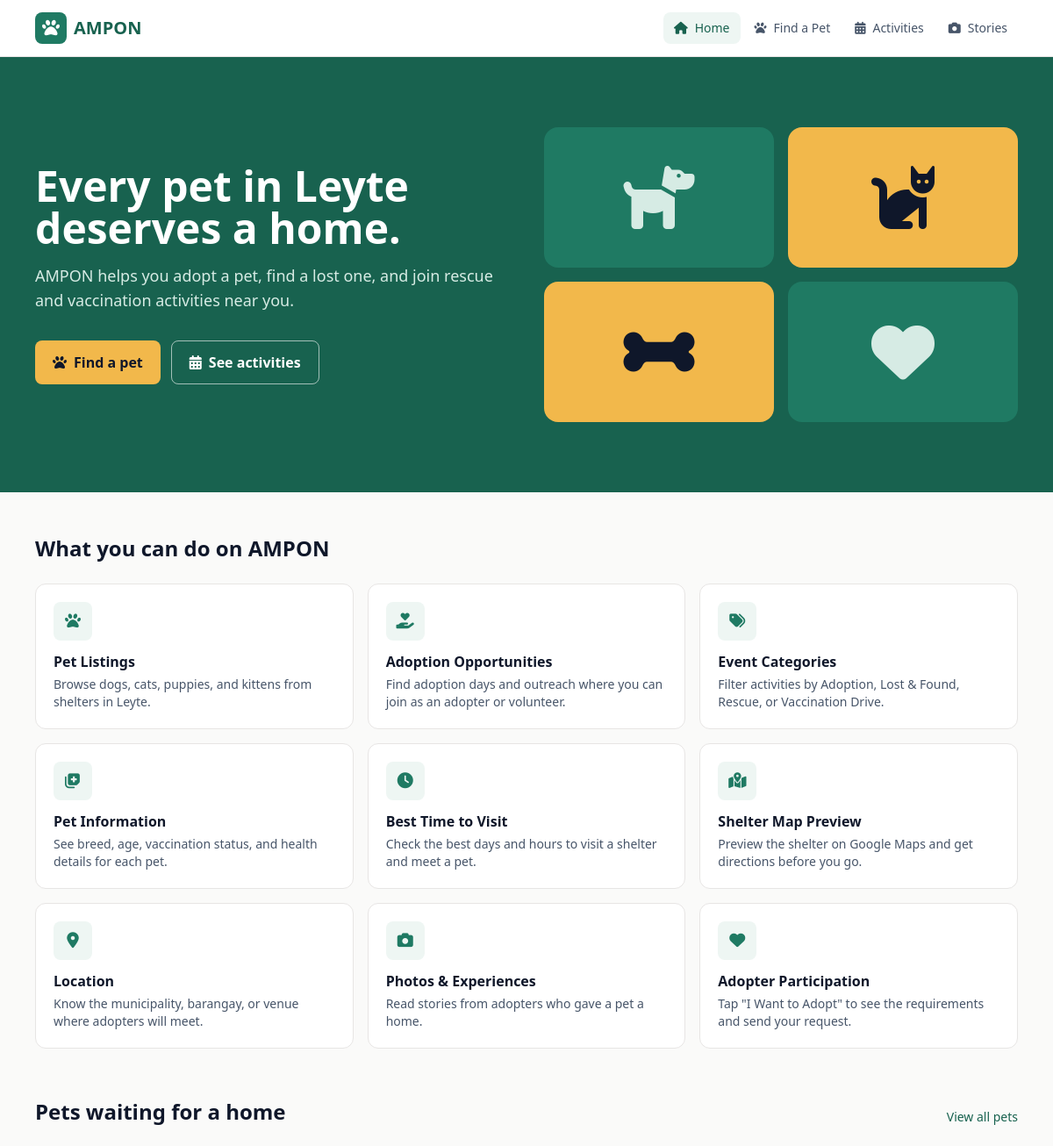
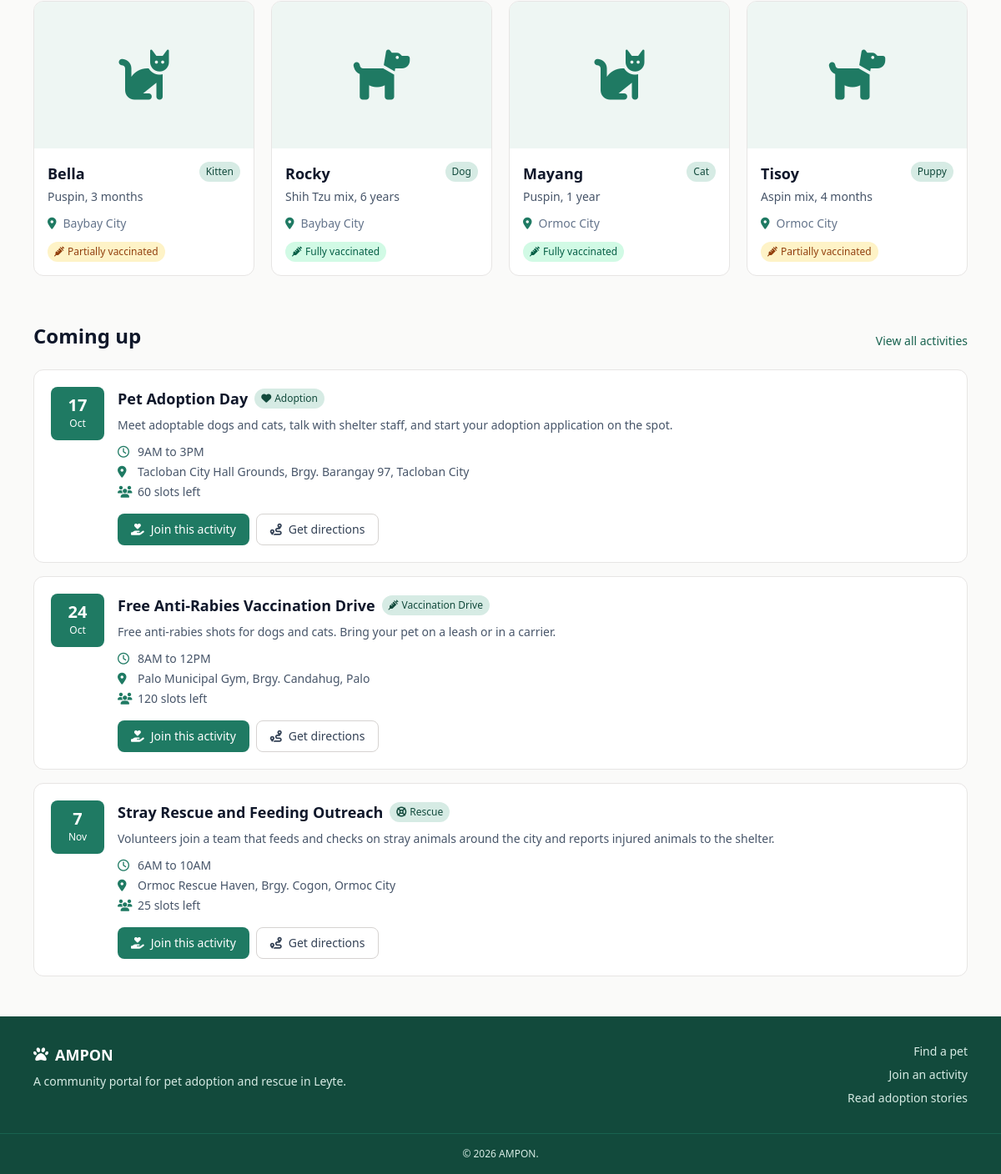
The page / on the database its author committed (2 pictures, top to bottom).
### tables this page shows
CREATE TABLE `pets` (
  `id` int(11) NOT NULL,
  `shelter_id` int(11) NOT NULL,
  `name` varchar(60) NOT NULL,
  `category` enum('Dog','Cat','Puppy','Kitten') NOT NULL,
  `breed` varchar(80) NOT NULL,
  `age_label` varchar(30) NOT NULL,
  `sex` enum('Male','Female') NOT NULL,
  `size` enum('Small','Medium','Large') NOT NULL,
  `vaccination_status` enum('Fully vaccinated','Partially vaccinated','Not vaccinated') NOT NULL,
  `health_details` varchar(255) NOT NULL,
  `description` text NOT NULL,
  `image` varchar(120) DEFAULT NULL,
  `status` enum('available','adopted') NOT NULL DEFAULT 'available',
  `created_at` timestamp NOT NULL DEFAULT current_timestamp()
);

CREATE TABLE `shelters` (
  `id` int(11) NOT NULL,
  `name` varchar(120) NOT NULL,
  `municipality` varchar(80) NOT NULL,
  `barangay` varchar(80) NOT NULL,
  `address` varchar(200) NOT NULL,
  `map_query` varchar(200) NOT NULL,
  `contact` varchar(40) NOT NULL,
  `visit_days` varchar(60) NOT NULL,
  `visit_start` time NOT NULL,
  `visit_end` time NOT NULL,
  `feeding_time` varchar(80) NOT NULL
);

CREATE TABLE `events` (
  `id` int(11) NOT NULL,
  `shelter_id` int(11) NOT NULL,
  `title` varchar(120) NOT NULL,
  `category` enum('Adoption','Lost & Found','Rescue','Vaccination Drive') NOT NULL,
  `description` text NOT NULL,
  `event_date` date NOT NULL,
  `start_time` time NOT NULL,
  `end_time` time NOT NULL,
  `venue` varchar(120) NOT NULL,
  `barangay` varchar(80) NOT NULL,
  `municipality` varchar(80) NOT NULL,
  `map_query` varchar(200) NOT NULL,
  `slots` int(11) NOT NULL DEFAULT 30
);

### helpers.php (the view, shortened to what this page needs)
<?php
function e($value): string
{
    return htmlspecialchars((string)$value, ENT_QUOTES, 'UTF-8');
}
function pet_icon(string $category): string
{
    return in_array($category, ['Cat', 'Kitten'], true) ? 'fa-cat' : 'fa-dog';
}
function category_icon(string $category): string
{
    switch ($category) {
        case 'Adoption':          return 'fa-heart';
        case 'Rescue':            return 'fa-life-ring';
        case 'Vaccination Drive': return 'fa-syringe';
    }
}
function fmt_time(?string $time): string
{
    $ts = strtotime($time);
    return date('i', $ts) === '00' ? date('gA', $ts) : date('g:iA', $ts);
}
function directions_url(string $query): string
{
    return 'https://www.google.com/maps/dir/?api=1&destination=' . rawurlencode($query);
}
function vacc_classes(string $status): string
{
    if ($status === 'Fully vaccinated')     return 'bg-emerald-100 text-emerald-800';
    if ($status === 'Partially vaccinated') return 'bg-amber-100 text-amber-800';
    return 'bg-rose-100 text-rose-800';
}
function photo_path(?string $file): ?string
{
    if (!$file) return null;
    $name = basename($file);
    return is_file(__DIR__ . '/../assets/img/' . $name) ? 'assets/img/' . $name : null;
}
function pet_card(array $p): void
{
    $img = photo_path($p['image'] ?? null);
    ?>
    <a href="pet.php?id=<?= (int)$p['id'] ?>" class="group flex flex-col bg-white rounded-xl border border-stone-200 overflow-hidden hover:border-brand-600 focus:outline-none focus:ring-2 focus:ring-brand-600">
      <div class="h-44 bg-brand-50 flex items-center justify-center">
        <?php if ($img): ?>
          <img src="<?= e($img) ?>" alt="<?= e($p['name']) ?>" class="h-full w-full object-cover">
        <?php else: ?>
          <i class="fa-solid <?= pet_icon($p['category']) ?> text-6xl text-brand-600" aria-hidden="true"></i>
        <?php endif; ?>
      </div>
      <div class="p-4 flex-1 flex flex-col">
        <div class="flex items-start justify-between gap-2">
          <h3 class="font-semibold text-lg text-slate-900"><?= e($p['name']) ?></h3>
          <span class="text-xs font-medium bg-brand-100 text-brand-800 rounded-full px-2 py-1"><?= e($p['category']) ?></span>
        </div>
        <p class="text-sm text-slate-600 mt-1"><?= e($p['breed']) ?>, <?= e($p['age_label']) ?></p>
        <p class="text-sm text-slate-500 mt-3 flex items-center gap-2">
          <i class="fa-solid fa-location-dot text-brand-600" aria-hidden="true"></i><?= e($p['municipality']) ?>
        </p>
        <span class="mt-3 self-start text-xs font-medium rounded-full px-2 py-1 <?= vacc_classes($p['vaccination_status']) ?>">
          <i class="fa-solid fa-syringe mr-1" aria-hidden="true"></i><?= e($p['vaccination_status']) ?>
        </span>
      </div>
    </a>
    <?php
}
function event_card(array $ev): void
{
    $past = $ev['event_date'] < date('Y-m-d');
    $left = max(0, (int)$ev['slots'] - (int)$ev['joined']);
    ?>
    <article class="bg-white rounded-xl border border-stone-200 p-5 flex flex-col sm:flex-row gap-4">
      <div class="shrink-0 w-16 h-16 rounded-lg bg-brand-600 text-white flex flex-col items-center justify-center">
        <span class="text-xl font-bold leading-none"><?= date('j', strtotime($ev['event_date'])) ?></span>
        <span class="text-xs mt-1"><?= date('M', strtotime($ev['event_date'])) ?></span>
      </div>
      <div class="flex-1">
        <div class="flex flex-wrap items-center gap-2">
          <h3 class="font-semibold text-lg text-slate-900"><?= e($ev['title']) ?></h3>
          <span class="text-xs font-medium bg-brand-100 text-brand-800 rounded-full px-2 py-1">
            <i class="fa-solid <?= category_icon($ev['category']) ?> mr-1" aria-hidden="true"></i><?= e($ev['category']) ?>
          </span>
        </div>
        <p class="text-sm text-slate-600 mt-2"><?= e($ev['description']) ?></p>
        <ul class="text-sm text-slate-600 mt-3 space-y-1">
          <li class="flex items-center gap-2"><i class="fa-regular fa-clock w-4 text-brand-600" aria-hidden="true"></i><?= fmt_time($ev['start_time']) ?> to <?= fmt_time($ev['end_time']) ?></li>
          <li class="flex items-center gap-2"><i class="fa-solid fa-location-dot w-4 text-brand-600" aria-hidden="true"></i><?= e($ev['venue']) ?>, Brgy. <?= e($ev['barangay']) ?>, <?= e($ev['municipality']) ?></li>
          <li class="flex items-center gap-2"><i class="fa-solid fa-users w-4 text-brand-600" aria-hidden="true"></i><?= $past ? 'This activity has ended' : $left . ' slots left' ?></li>
        </ul>
        <div class="mt-4 flex flex-wrap gap-2">
          <?php if ($past): ?>
            <span class="inline-flex items-center gap-2 rounded-lg bg-stone-200 text-stone-500 px-4 py-2 text-sm font-medium">Activity ended</span>
          <?php elseif ($left <= 0): ?>
            <span class="inline-flex items-center gap-2 rounded-lg bg-stone-200 text-stone-500 px-4 py-2 text-sm font-medium">Fully booked</span>
          <?php else: ?>
            <a href="join.php?event_id=<?= (int)$ev['id'] ?>" class="inline-flex items-center gap-2 rounded-lg bg-brand-600 hover:bg-brand-700 text-white px-4 py-2 text-sm font-medium">
              <i class="fa-solid fa-hand-holding-heart" aria-hidden="true"></i>Join this activity
            </a>
          <?php endif; ?>
          <a href="<?= e(directions_url($ev['map_query'])) ?>" target="_blank" rel="noopener" class="inline-flex items-center gap-2 rounded-lg border border-stone-300 hover:border-brand-600 text-slate-700 px-4 py-2 text-sm font-medium">
            <i class="fa-solid fa-route" aria-hidden="true"></i>Get directions
          </a>
        </div>
      </div>
    </article>
    <?php
}

### header.php (shortened to what this page needs)
<?php
$active = $active ?? '';
$nav = [
    'home'    => ['index.php',   'Home',       'fa-house'],
    'pets'    => ['pets.php',    'Find a Pet', 'fa-paw'],
    'events'  => ['events.php',  'Activities', 'fa-calendar-days'],
    'stories' => ['stories.php', 'Stories',    'fa-camera'],
];
?>
<!DOCTYPE html>
<html lang="en">
<head>
  <script src="https://cdn.tailwindcss.com"></script>
  <link rel="stylesheet" href="https://cdnjs.cloudflare.com/ajax/libs/font-awesome/6.5.2/css/all.min.css">
</head>
<body class="bg-stone-50 text-slate-800 min-h-screen flex flex-col">
  <header class="bg-white border-b border-stone-200 sticky top-0 z-30">
    <div class="max-w-6xl mx-auto px-4 h-16 flex items-center justify-between">
      <a href="index.php" class="flex items-center gap-2 font-bold text-xl text-brand-700">
        <span class="w-9 h-9 rounded-lg bg-brand-600 text-white flex items-center justify-center"><i class="fa-solid fa-paw" aria-hidden="true"></i></span>
        AMPON
      </a>
      <nav class="hidden md:flex items-center gap-1" aria-label="Main">
        <?php foreach ($nav as $key => [$href, $label, $icon]): ?>
          <a href="<?= $href ?>" class="px-3 py-2 rounded-lg text-sm font-medium flex items-center gap-2 <?= $active === $key ? 'bg-brand-50 text-brand-700' : 'text-slate-600 hover:bg-stone-100' ?>">
            <i class="fa-solid <?= $icon ?>" aria-hidden="true"></i><?= $label ?>
          </a>
        <?php endforeach; ?>
      </nav>
    </div>
  </header>
  <main class="flex-1">

### index.php (shortened to what this page needs)
<?php
require __DIR__ . '/config.php';
$pets = $pdo->query(
    "SELECT p.*, s.municipality FROM pets p JOIN shelters s ON s.id = p.shelter_id
     WHERE p.status = 'available' ORDER BY p.created_at DESC, p.id DESC LIMIT 4"
)->fetchAll();
$events = $pdo->query(
    "SELECT e.*, (SELECT COUNT(*) FROM event_signups x WHERE x.event_id = e.id) AS joined
     FROM events e WHERE e.event_date >= CURDATE() ORDER BY e.event_date ASC LIMIT 3"
)->fetchAll();
$features = [
    ['fa-paw',               'Pet Listings',            'Browse dogs, cats, puppies, and kittens from shelters in Leyte.', 'pets.php'],
    ['fa-hand-holding-heart','Adoption Opportunities',  'Find adoption days and outreach where you can join as an adopter or volunteer.', 'events.php'],
    ['fa-tags',              'Event Categories',        'Filter activities by Adoption, Lost & Found, Rescue, or Vaccination Drive.', 'events.php'],
    ['fa-notes-medical',     'Pet Information',         'See breed, age, vaccination status, and health details for each pet.', 'pets.php'],
    ['fa-clock',             'Best Time to Visit',      'Check the best days and hours to visit a shelter and meet a pet.', 'pets.php'],
    ['fa-map-location-dot',  'Shelter Map Preview',     'Preview the shelter on Google Maps and get directions before you go.', 'pets.php'],
    ['fa-location-dot',      'Location',                'Know the municipality, barangay, or venue where adopters will meet.', 'events.php'],
    ['fa-camera',            'Photos & Experiences',    'Read stories from adopters who gave a pet a home.', 'stories.php'],
    ['fa-heart',             'Adopter Participation',   'Tap "I Want to Adopt" to see the requirements and send your request.', 'pets.php'],
];
$active = 'home';
require __DIR__ . '/includes/header.php';
?>
<section class="bg-brand-700 text-white">
  <div class="max-w-6xl mx-auto px-4 py-14 md:py-20 grid md:grid-cols-2 gap-10 items-center">
    <div>
      <h1 class="text-3xl md:text-5xl font-bold leading-tight">Every pet in Leyte deserves a home.</h1>
      <p class="mt-4 text-brand-100 text-lg max-w-xl">AMPON helps you adopt a pet, find a lost one, and join rescue and vaccination activities near you.</p>
      <div class="mt-8 flex flex-wrap gap-3">
        <a href="pets.php" class="inline-flex items-center gap-2 bg-sun-400 hover:bg-sun-500 text-slate-900 font-semibold rounded-lg px-5 py-3">
          <i class="fa-solid fa-paw" aria-hidden="true"></i>Find a pet
        </a>
        <a href="events.php" class="inline-flex items-center gap-2 border border-white/60 hover:bg-white/10 rounded-lg px-5 py-3 font-semibold">
          <i class="fa-solid fa-calendar-days" aria-hidden="true"></i>See activities
        </a>
      </div>
    </div>
    <div class="hidden md:grid grid-cols-2 gap-4" aria-hidden="true">
      <div class="bg-brand-600 rounded-2xl h-40 flex items-center justify-center"><i class="fa-solid fa-dog text-7xl text-brand-100"></i></div>
      <div class="bg-sun-400 rounded-2xl h-40 flex items-center justify-center"><i class="fa-solid fa-cat text-7xl text-slate-900"></i></div>
      <div class="bg-sun-400 rounded-2xl h-40 flex items-center justify-center"><i class="fa-solid fa-bone text-7xl text-slate-900"></i></div>
      <div class="bg-brand-600 rounded-2xl h-40 flex items-center justify-center"><i class="fa-solid fa-heart text-7xl text-brand-100"></i></div>
    </div>
  </div>
</section>
<section class="max-w-6xl mx-auto px-4 mt-12">
  <h2 class="text-2xl font-bold text-slate-900">What you can do on AMPON</h2>
  <div class="mt-6 grid gap-4 sm:grid-cols-2 lg:grid-cols-3">
    <?php foreach ($features as [$icon, $title, $text, $href]): ?>
      <a href="<?= $href ?>" class="bg-white rounded-xl border border-stone-200 p-5 hover:border-brand-600 focus:outline-none focus:ring-2 focus:ring-brand-600">
        <span class="w-11 h-11 rounded-lg bg-brand-50 text-brand-600 flex items-center justify-center text-lg"><i class="fa-solid <?= $icon ?>" aria-hidden="true"></i></span>
        <h3 class="font-semibold text-slate-900 mt-3"><?= e($title) ?></h3>
        <p class="text-sm text-slate-600 mt-1"><?= e($text) ?></p>
      </a>
    <?php endforeach; ?>
  </div>
</section>
<section class="max-w-6xl mx-auto px-4 mt-14">
  <div class="flex items-end justify-between gap-4">
    <h2 class="text-2xl font-bold text-slate-900">Pets waiting for a home</h2>
    <a href="pets.php" class="text-sm font-medium text-brand-700 hover:underline">View all pets</a>
  </div>
  <div class="mt-6 grid gap-5 sm:grid-cols-2 lg:grid-cols-4">
    <?php foreach ($pets as $p) pet_card($p); ?>
  </div>
</section>
<section class="max-w-6xl mx-auto px-4 mt-14">
  <div class="flex items-end justify-between gap-4">
    <h2 class="text-2xl font-bold text-slate-900">Coming up</h2>
    <a href="events.php" class="text-sm font-medium text-brand-700 hover:underline">View all activities</a>
  </div>
  <div class="mt-6 space-y-4">
    <?php foreach ($events as $ev) event_card($ev); ?>
  </div>
</section>
<?php require __DIR__ . '/includes/footer.php'; ?>

### footer.php (shortened to what this page needs)
  </main>
  <footer class="bg-brand-800 text-brand-100 mt-12">
    <div class="max-w-6xl mx-auto px-4 py-8 grid gap-6 sm:grid-cols-2">
      <div>
        <p class="font-bold text-white text-lg flex items-center gap-2"><i class="fa-solid fa-paw" aria-hidden="true"></i>AMPON</p>
        <p class="text-sm mt-2">A community portal for pet adoption and rescue in Leyte.</p>
      </div>
      <div class="text-sm space-y-2 sm:text-right">
        <p><a href="pets.php" class="hover:underline">Find a pet</a></p>
        <p><a href="events.php" class="hover:underline">Join an activity</a></p>
        <p><a href="stories.php" class="hover:underline">Read adoption stories</a></p>
      </div>
    </div>
    <div class="border-t border-brand-700 text-center text-xs py-4">&copy; <?= date('Y') ?> AMPON.</div>
  </footer>
</body>
</html>

### rows shown on the page
pets: name "Bella", category "Kitten", breed "Puspin", age_label "3 months", shelter.municipality "Baybay City", vaccination_status "Partially vaccinated"
pets: name "Rocky", category "Dog", breed "Shih Tzu mix", age_label "6 years", shelter.municipality "Baybay City", vaccination_status "Fully vaccinated"
pets: name "Mayang", category "Cat", breed "Puspin", age_label "1 year", shelter.municipality "Ormoc City", vaccination_status "Fully vaccinated"
pets: name "Tisoy", category "Puppy", breed "Aspin mix", age_label "4 months", shelter.municipality "Ormoc City", vaccination_status "Partially vaccinated"
events: event_date "17", event_date "Oct", title "Pet Adoption Day", category "Adoption", description "Meet adoptable dogs and cats, talk with shelter staff, and start your adoption application on the spot.", start_time "9AM", end_time "3PM", venue "Tacloban City Hall Grounds", barangay "Barangay 97", municipality "Tacloban City", slots "60"
events: event_date "24", event_date "Oct", title "Free Anti-Rabies Vaccination Drive", category "Vaccination Drive", description "Free anti-rabies shots for dogs and cats. Bring your pet on a leash or in a carrier.", start_time "8AM", end_time "12PM", venue "Palo Municipal Gym", barangay "Candahug", municipality "Palo", slots "120"
events: event_date "7", event_date "Nov", title "Stray Rescue and Feeding Outreach", category "Rescue", description "Volunteers join a team that feeds and checks on stray animals around the city and reports injured animals to the shelter.", start_time "6AM", end_time "10AM", venue "Ormoc Rescue Haven", barangay "Cogon", municipality "Ormoc City", slots "25"

### other values the page prints
$label "Home"
$label "Find a Pet"
$label "Activities"
$label "Stories"
$title "Pet Listings"
$text "Browse dogs, cats, puppies, and kittens from shelters in Leyte."
$title "Adoption Opportunities"
$text "Find adoption days and outreach where you can join as an adopter or volunteer."
$title "Event Categories"
$text "Filter activities by Adoption, Lost & Found, Rescue, or Vaccination Drive."
$title "Pet Information"
$text "See breed, age, vaccination status, and health details for each pet."
$title "Best Time to Visit"
$text "Check the best days and hours to visit a shelter and meet a pet."
$title "Shelter Map Preview"
